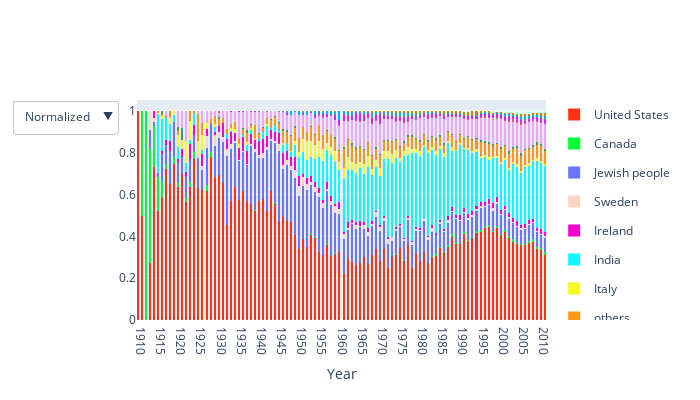

The notebook cell this image was saved under:
### Markdown cell above
We used functions to plot both histograms separately using px.histogram. In the following cell we get the data from both histograms and add buttons to alow the user to choose which one to display.

### Code cell
#plotting the figure
#Getting traces from both figures
original_traces = ps.plotOriginalGraph(main_ethnicities).data
normalized_traces = ps.plotNormalizedGraph(main_ethnicities).data

# Create a combined figure
fig = go.Figure()

# Add traces for both normalized and original data
for trace in normalized_traces:
    fig.add_trace(trace)
for trace in original_traces:
    fig.add_trace(trace)

# Hide original traces initially
for i in range(len(normalized_traces), len(fig.data)):
    fig.data[i].visible = False

# Add buttons
fig.update_layout(
    barmode="stack",
    xaxis=dict(title="Year", dtick=5),
    updatemenus=[
        {
            "buttons": [
                {
                    "label": "Normalized",
                    "method": "update",
                    "args": [{"visible": [True] * len(normalized_traces) + [False] * len(original_traces)},
                             {"title": "Proportion of actors from each country"}, {"yaxis": {"title": "Proportion of actors"}}]
                },
                {
                    "label": "Original",
                    "method": "update",
                    "args": [{"visible": [False] * len(normalized_traces) + [True] * len(original_traces)},
                             {"title": "Number of actors from each country"}, {"yaxis": {"title": "Number of actors"}}]
                },
            ],
            "direction": "down",
            "showactive": True,
        }
    ],
    width= 700,
    height= 400,
    title_x = 0.5,
)
fig.update_traces(xbins=dict( 
        size=0.5
    ))
#fig.write_html("proportion_ethnicity.html")
fig.show()
